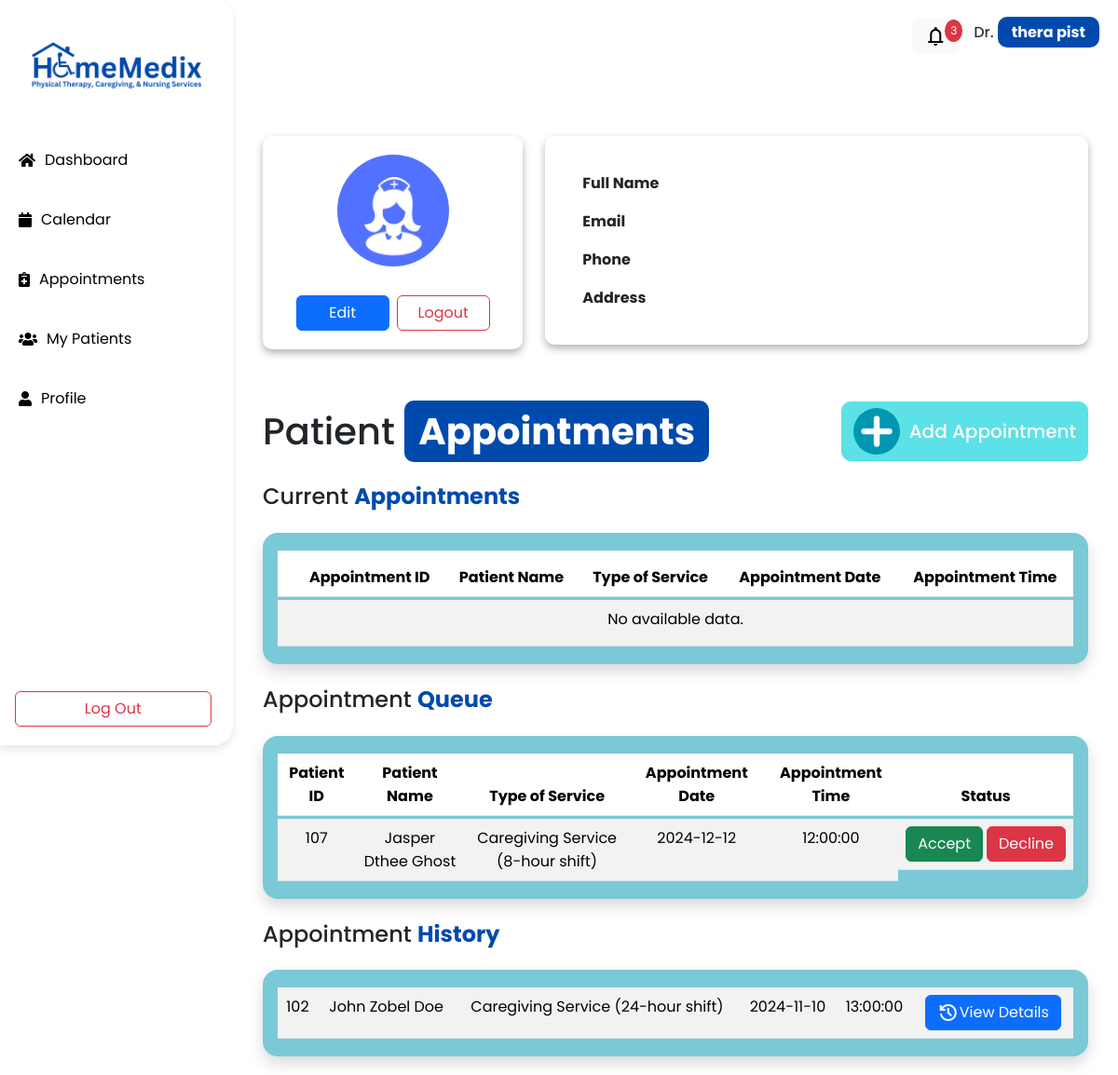
Page /practitioner/Practitioner_Profile.php (signed in) on the committed database.
### tables this page shows
CREATE TABLE `appointments` (
  `id` int(11) NOT NULL,
  `user_id` int(11) NOT NULL,
  `practitioner_id` int(11) NOT NULL,
  `fname` varchar(128) NOT NULL,
  `mname` varchar(128) NOT NULL,
  `lname` varchar(128) NOT NULL,
  `sex` tinyint(1) NOT NULL COMMENT '1-male, 2-female',
  `bday` date NOT NULL,
  `address` varchar(255) NOT NULL,
  `barangay` varchar(128) NOT NULL,
  `city` varchar(128) NOT NULL,
  `zip` varchar(32) NOT NULL,
  `appointment_case` text NOT NULL,
  `service` tinyint(1) NOT NULL,
  `payment` tinyint(1) NOT NULL,
  `appointment_date` date NOT NULL,
  `appointment_time` time NOT NULL,
  `email` varchar(255) NOT NULL,
  `phone` varchar(128) NOT NULL,
  `status` tinyint(1) NOT NULL COMMENT '0-draft, 1-pending, 2-approved',
  `created_at` timestamp NOT NULL DEFAULT current_timestamp()
);

### backend/function.php (called while the page is built, shortened)
<?php
function getTableWhere($table, $column, $value){
    global $con;
    $table = mysqli_real_escape_string($con, $table);
    $column = mysqli_real_escape_string($con, $column);
    $value = mysqli_real_escape_string($con, $value);
    $query = "SELECT * FROM `$table` WHERE `$column` = $value ORDER BY created_at DESC";
    return $query_run = mysqli_query($con, $query);
}
function getCurrentAppointments(){
    global $con;
    $query = "SELECT * FROM appointments WHERE status = 2 AND appointment_date > CURDATE() AND practitioner_id = '".$_SESSION['id']."' ORDER BY appointment_time DESC";
    return $query_run = mysqli_query($con, $query);
}
function getPastAppointments(){
    global $con;
    $query = "SELECT * FROM appointments WHERE appointment_date < CURDATE() AND practitioner_id = '".$_SESSION['id']."' ORDER BY appointment_date DESC";
    return $query_run = mysqli_query($con, $query);
}
function getService($service){
    switch($service){
        case 1:
            return 'Caregiving Service (8-hour shift)';
        case 3:
            return 'Caregiving Service (24-hour shift)';
    }
}
?>

### practitioner/Practitioner_Profile.php (the view, shortened to what this page needs)
<?php
require_once('../backend/function.php');
?>
<html lang="en">
  <head>
    <link rel="stylesheet" href="https://cdnjs.cloudflare.com/ajax/libs/font-awesome/5.15.3/css/all.min.css">
    <link href="https://cdn.jsdelivr.net/npm/bootstrap@5.3.3/dist/css/bootstrap.min.css" rel="stylesheet">
    <link rel="stylesheet" href="Practitoner_Profile.css">
  </head>
  <body>
    <div class="wrapper">
      <div class="sidebar">
        <div class="logo-container">
          <img src="img/logo.png" alt="Logo" class="logo">
        </div>
        <ul>
          <li>
            <a href="Practitioner_Dashboard.php">
              <i class="fas fa-home"></i>Dashboard </a>
          </li>
          <li>
            <a href="Practitioner_Calendar.php">
              <i class="fas fa-calendar"></i>Calendar</a>
          </li>
          <li>
            <a href="Practitioner_Appointments.php">
              <i class="fas fa-notes-medical"></i>Appointments</a>
          </li>
          <li>
            <a href="Practitioner_Patients.php">
              <i class="fas fa-users"></i>My Patients</a>
          </li>
          <li>
            <a href="Practitioner_Profile.php">
              <i class="fas fa-user"></i>Profile</a>
          </li>
        </ul>
        <div class="logout-container">
          <a href="../backend/ajax.php?action=logout" class="ms-3 p-0 w-100"><button class="btn btn-outline-danger btn-logout">Log Out</button></a>
        </div>
      </div>
      <div class="main_content">
        <div class="header d-flex justify-content-end align-items-center">
            <button class="btn btn-light notification-btn">
                <span class="material-symbols-outlined">notifications</span>
                <span class="notification-badge">3</span>
            </button>
          <h6>Dr. <span class="bordered-blue"><?= $_SESSION['fname'] . ' ' . $_SESSION['lname'] ?></span>
          </h6>
        </div>
        <div class="info">
            <div class="container py-5">
                <div class="row g-4">
                  <div class="col-md-4">
                    <div class="profile-card text-center">
                      <img src="img/Active_Caregivers.png" alt="John Doe" class="profile-photo">
                      <div class="profile-buttons d-flex justify-content-center gap-2 mt-3">
                        <button class="btn btn-primary">Edit</button>
                        <button class="btn btn-outline-danger">Logout</button>
                      </div>
                    </div>
                  </div>
                  <div class="col-md-8">
                    <div class="details-card">
                      <table>
                      <tbody>
                <tr>
                  <td><strong>Full Name</strong></td>
                  <td><?= $fullname ?></td>
                </tr>
                <tr>
                  <td><strong>Email</strong></td>
                  <td><?= $email ?></td>
                </tr>
                <tr>
                  <td><strong>Phone</strong></td>
                  <td><?= $phone ?></td>
                </tr>
                <tr>
                  <td><strong>Address</strong></td>
                  <td><?= $address ?></td>
                </tr>
              </tbody>
                      </table>
                    </div>
                  </div>
                </div>
              </div>
              <div class="container">
                <div class="row align-items-center">
                  <div class="col-md-8">
                    <div class="text-container">
                      <h1>Patient <span class="bordered-blue">Appointments</span>
                      </h1>
                    </div>
                  </div>
                  <div class="col-md-4 text-md-end">
                    <div class="button-container  d-flex justify-content-end">
                      <a href="Appointment.php">
                        <button type="button" class="btn btn-info d-flex align-items-center">
                          <img src="img/Add.png" alt="Icon">
                          <h5 class="white-text">Add Appointment</h5>
                        </button>
                      </a>
                    </div>
                  </div>
                </div>
              </div>
              <div class="container">
                <div class="table-container">
                  <div class="text-container">
                    <h4>Current <span class="blue">Appointments</span></h4>
                  </div>
                  <div class="p-3 mt-4 rounded-4 shadow">
                    <table class="table table-striped text-center table-hover">
                        <thead>
                          <tr>
                            <th> </th>
                            <th>Appointment ID</th>
                            <th>Patient Name</th>
                            <th>Type of Service</th>
                            <th>Appointment Date</th>
                            <th>Appointment Time</th>
                          </tr>
                        </thead>
                        <tbody>
                        <?php
                          $currents = getCurrentAppointments();
                            if($currents->num_rows > 0):
                              foreach($currents as $current):
                                $fullname = $current['fname'] . ($current['mname'] ? ' ' . $current['mname'] : '') . ' ' . $current['lname'];
                          ?>
                            <tr>
                              <td>
                                <div class="form-check d-flex justify-content-center align-items-center">
                                  <input class="form-check-input" type="checkbox" value="" id="flexCheckDefault1">
                                  <label class="form-check-label" for="flexCheckDefault1"></label>
                                </div>
                              </td>
                              <td><?= $current['id'] + 100 ?></td>
                              <td><?= $fullname ?? '' ?></td>
                              <td><?= getService($current['service']) ?></td>
                              <td><?= $current['appointment_date'] ?></td>
                              <td><?= $current['appointment_time'] ?></td>
                              <tdappointment</td>
                            </tr>
                            <?php
                                endforeach;
                              else:
                            ?>
                            <tr>
                              <td colspan="6">No available data.</td>
                            </tr>
                          <?php
                            endif;
                          ?>
                        </tbody>
                      </table>
                  </div>
                </div>
              </div>
              <div class="container">
                <div class="table-container">
                  <div class="text-container mt-4">
                    <h4>Appointment <span class="blue">Queue</span></h4>
                  </div>
                  <div class="p-3 mt-4 rounded-4 shadow">
                    <table class="table table-striped text-center table-hover">
                      <thead>
                        <tr>
                          <th>Patient ID</th>
                          <th>Patient Name</th>
                          <th>Type of Service</th>
                          <th>Appointment Date</th>
                          <th>Appointment Time</th>
                          <th>Status</th>
                        </tr>
                      </thead>
                      <tbody>
                        <?php
                        $pendings = getTableWhere('appointments', 'status', 1);
                          if($pendings->num_rows > 0):
                            foreach($pendings as $pending):
                              $fullname = $pending['fname'] . ($pending['mname'] ? ' ' . $pending['mname'] : '') . ' ' . $pending['lname'];
                        ?>
                        <tr>
                          <td><?= $pending['id'] + 100 ?></td>
                          <td><?= $fullname ?? '' ?></td>
                          <td><?= getService($pending['service']) ?></td>
                          <td><?= $pending['appointment_date'] ?></td>
                          <td><?= $pending['appointment_time'] ?></td>
                          <td class="d-flex justify-content-center">
                            <button type="button" class="btn btn-success me-1 status-btn" data-id="<?= $pending['id'] ?>" data-status="2">Accept</button>
                            <button type="button" class="btn btn-danger status-btn" data-id="<?= $pending['id'] ?>" data-status="3">Decline</button>
                          </td>
                        </tr>
                          <?php
                              endforeach;
                            else:
                          ?>
                          <tr>
                            <td colspan="6">No available data.</td>
                          </tr>
                        <?php
                          endif;
                        ?>
                      </tbody>
                    </table>
                  </div>
                </div>
              </div>
              <div class="container mt-4">
                <div class="table-container">
                  <div class="text-container">
                    <h4>Appointment <span class="blue">History</span></h4>
                  </div>
                  <div class="p-3 mt-4 rounded-4 shadow">
                    <table class="table table-striped text-center table-hover">
                      <tbody>
                      <?php
                        $pasts = getPastAppointments();
                          if($pasts->num_rows > 0):
                            foreach($pasts as $past):
                              $fullname = $past['fname'] . ($past['mname'] ? ' ' . $past['mname'] : '') . ' ' . $past['lname'];
                        ?>
                        <tr>
                          <td><?= $past['id'] + 100 ?></td>
                          <td><?= $fullname ?? '' ?></td>
                          <td><?= getService($past['service']) ?></td>
                          <td><?= $past['appointment_date'] ?></td>
                          <td><?= $past['appointment_time'] ?></td>
                          <td class="d-flex justify-content-center">
                            <a href="./appointment.php?id=<?= $past['id'] ?>"><button type="button" class="btn btn-primary d-flex">
                              <span class="material-symbols-outlined">history</span> View Details
                            </button></a>
                          </td>
                        </tr>
                        <?php
                            endforeach;
                          else:
                        ?>
                        <tr>
                          <td colspan="6">No available data.</td>
                        </tr>
                      <?php
                        endif;
                      ?>
                      </tbody>
                    </table>
                  </div>
                </div>
              </div>
        </div>
        </div>
      </div>
  </body>
</html>

### practitioner/Practitoner_Profile.css (style rules this page uses)
* { margin: 0; padding: 0; box-sizing: border-box; font-family: 'Poppins', sans-serif; }
.wrapper { display: flex; position: relative; }
.sidebar { width: 250px; height: 100vh; background: white; border-radius: 0 20px 20px 0; box-shadow: 0 4px 8px rgba(0, 0, 0, 0.1); position: fixed; }
.logo-container { display: flex; justify-content: center; align-items: center; padding: 20px 0; }
.logo { height: 100px; width: auto; }
.sidebar ul { padding: 0; }
.sidebar ul li { padding: 20px; }
.sidebar ul li a { color: black; text-decoration: none; display: flex; align-items: center; }
.sidebar ul li a .fas { margin-right: 10px; }
.logout-container { position: absolute; bottom: 20px; width: 100%; display: flex; justify-content: center; }
.btn-logout { width: 90%; }
.main_content { margin-left: 250px; width: calc(100% - 250px); }
.header { padding: 20px; background: white; color: #333; }
.info { margin: 20px; }
.notification-btn { position: relative; margin-right: 1rem; }
.notification-btn .material-symbols-outlined { font-size: 24px; }
.notification-badge { position: absolute; top: 0; right: -5px; background-color: #dc3545; color: #fff; font-size: 12px; padding: 3px 6px; border-radius: 100%; }
.bordered-blue { color: white; background-color: #004AAD; font-weight: 700; padding: 5px 15px; border-radius: 10px; }
.blue { color: #004aad; font-weight: 700; }
.white-text { color: white; }
.profile-card { background: white; border-radius: 10px; padding: 20px; box-shadow: 0px 4px 8px rgba(0.3,0.3,0.3,0.3); }
.profile-photo { width: 120px; height: 120px; border-radius: 50%; object-fit: cover; margin-bottom: 15px; }
.profile-buttons .btn { width: 100px; }
.details-card { background: white; border-radius: 10px; padding: 30px; box-shadow: 0px 4px 8px rgba(0.3,0.3,0.3,0.3); }
.details-card table { width: 100%; }
.details-card table td { padding: 8px 10px; vertical-align: middle; }
.mt-4 { margin-top: 0; }
.button-container button h4,h5 { margin: 0; }
.button-container button img { width: 50px; height: 50px; border-radius: 50px; margin-right: 10px; }
.btn-info { background-color: #5ce1e6; border-color: #5ce1e6; border-radius: 10px; }
a { text-decoration: none; }
.text-container { margin-top: 1rem; margin-bottom: 1rem; }
.table-container .p-3 { display: flex; flex-wrap: wrap; background-color: #0097b285; }
.table-container .p-3 table { padding: 0; margin: 0; border-spacing: 0 3px; border-collapse: separate; }
.table-container .p-3 table tr { height: 50px; text-align: center; }

### rows in the picture
appointments: $pending['id'] + 100 "107", fullname "Jasper Dthee Ghost", service "Caregiving Service (8-hour shift)", appointment_date "2024-12-12", appointment_time "12:00:00"
appointments: $past['id'] + 100 "102", fullname "John Zobel Doe", service "Caregiving Service (24-hour shift)", appointment_date "2024-11-10", appointment_time "13:00:00"

### other values in the picture
$_SESSION['fname'] "thera"
$_SESSION['lname'] "pist"
